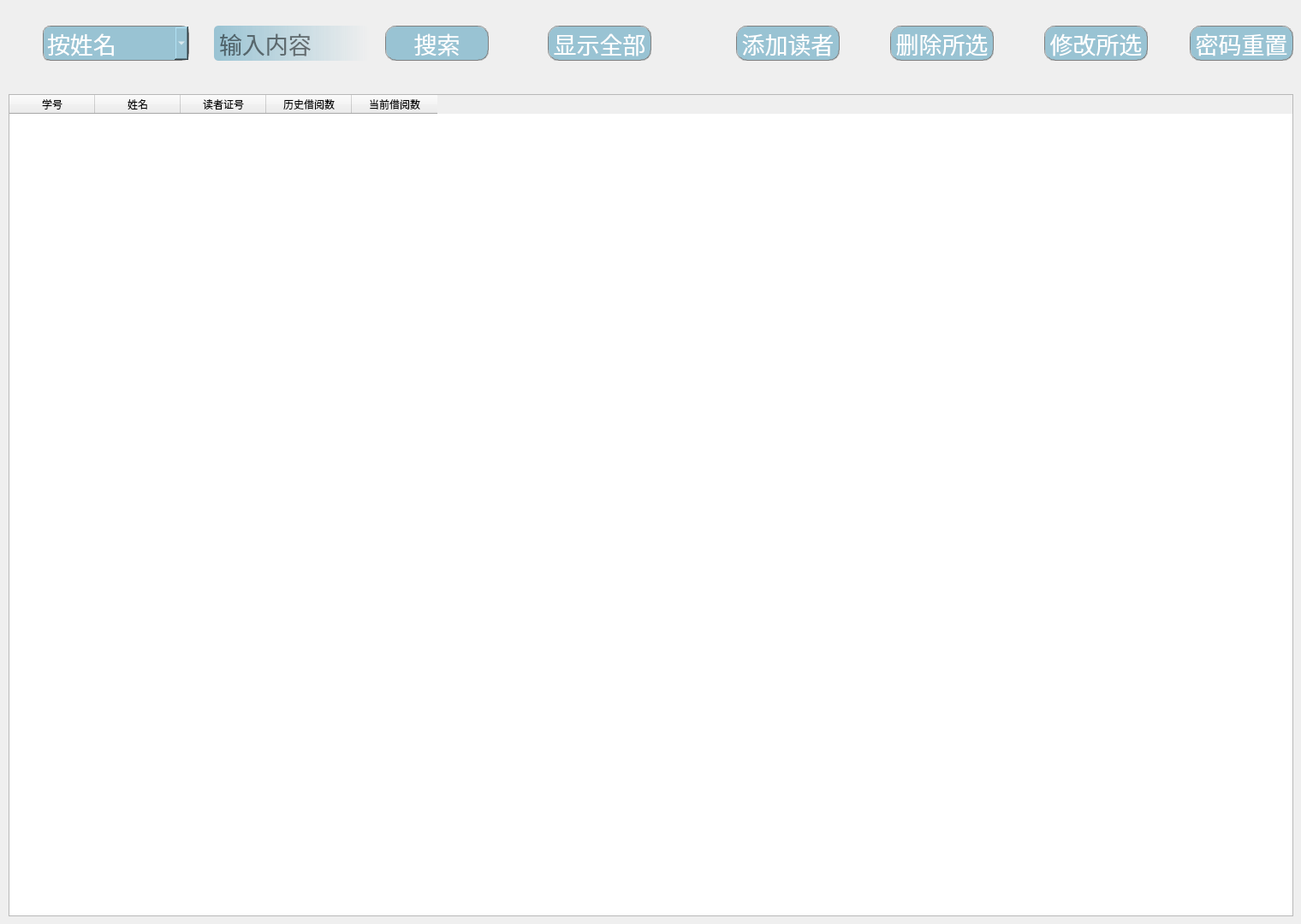
<?xml version="1.0" encoding="UTF-8"?>
<ui version="4.0">
 <class>ReaderM</class>
 <widget class="QWidget" name="ReaderM">
  <property name="geometry">
   <rect>
    <x>0</x>
    <y>0</y>
    <width>1520</width>
    <height>1080</height>
   </rect>
  </property>
  <property name="windowTitle">
   <string>Form</string>
  </property>
  <widget class="QPushButton" name="button_all">
   <property name="geometry">
    <rect>
     <x>640</x>
     <y>30</y>
     <width>121</width>
     <height>41</height>
    </rect>
   </property>
   <property name="font">
    <font>
     <family>微软雅黑 Light</family>
     <pointsize>20</pointsize>
     <weight>50</weight>
     <bold>false</bold>
    </font>
   </property>
   <property name="styleSheet">
    <string notr="true">QPushButton{
border:1px groove gray;
border-radius:12px;
padding:2px 4px;
color: rgb(255, 255, 255);
background-color: rgba(153,195,211,255);
}
 
QPushButton:hover{
border:1px groove gray;
border-radius:12px;
padding:2px 4px;
color:  rgba(153,195,211,160);
background-color: rgba(153,195,211,180);
}
QPushButto:pressed{
border:1px groove gray;
border-radius:12px;
padding:2px 4px;
color: rgb(255, 255, 255);
background-color: rgba(153,195,211,100);
padding-left:6px;
padding-top:6px;
}</string>
   </property>
   <property name="text">
    <string>显示全部</string>
   </property>
  </widget>
  <widget class="QPushButton" name="button_search">
   <property name="geometry">
    <rect>
     <x>450</x>
     <y>30</y>
     <width>121</width>
     <height>41</height>
    </rect>
   </property>
   <property name="font">
    <font>
     <family>微软雅黑 Light</family>
     <pointsize>20</pointsize>
     <weight>50</weight>
     <bold>false</bold>
    </font>
   </property>
   <property name="styleSheet">
    <string notr="true">QPushButton{
border:1px groove gray;
border-radius:12px;
padding:2px 4px;
color: rgb(255, 255, 255);
background-color: rgba(153,195,211,255);
}
 
QPushButton:hover{
border:1px groove gray;
border-radius:12px;
padding:2px 4px;
color:  rgba(153,195,211,160);
background-color: rgba(153,195,211,180);
}
QPushButto:pressed{
border:1px groove gray;
border-radius:12px;
padding:2px 4px;
color: rgb(255, 255, 255);
background-color: rgba(153,195,211,100);
padding-left:6px;
padding-top:6px;
}</string>
   </property>
   <property name="text">
    <string>搜索</string>
   </property>
  </widget>
  <widget class="QLineEdit" name="searchle">
   <property name="geometry">
    <rect>
     <x>250</x>
     <y>30</y>
     <width>181</width>
     <height>41</height>
    </rect>
   </property>
   <property name="font">
    <font>
     <family>微软雅黑 Light</family>
     <pointsize>20</pointsize>
    </font>
   </property>
   <property name="acceptDrops">
    <bool>false</bool>
   </property>
   <property name="styleSheet">
    <string notr="true">border-radius:5px;
padding:2px 4px;
background-color: qlineargradient(spread:pad, x1:0, y1:0, x2:1, y2:0, stop:0 rgba(153,195,211,255), stop:1 rgba(152,195,212, 0));</string>
   </property>
   <property name="maxLength">
    <number>16</number>
   </property>
   <property name="placeholderText">
    <string>输入内容</string>
   </property>
   <property name="clearButtonEnabled">
    <bool>true</bool>
   </property>
  </widget>
  <widget class="QComboBox" name="searchbox">
   <property name="geometry">
    <rect>
     <x>50</x>
     <y>30</y>
     <width>171</width>
     <height>41</height>
    </rect>
   </property>
   <property name="font">
    <font>
     <family>微软雅黑 Light</family>
     <pointsize>20</pointsize>
     <weight>50</weight>
     <bold>false</bold>
    </font>
   </property>
   <property name="acceptDrops">
    <bool>false</bool>
   </property>
   <property name="styleSheet">
    <string notr="true">border:1px groove gray;
border-radius:8px;
padding:2px 4px;
color: rgb(255, 255, 255);
background-color: rgba(153,195,211,255);</string>
   </property>
   <item>
    <property name="text">
     <string>按姓名</string>
    </property>
   </item>
   <item>
    <property name="text">
     <string>按读者证号</string>
    </property>
   </item>
   <item>
    <property name="text">
     <string>按学号</string>
    </property>
   </item>
  </widget>
  <widget class="QPushButton" name="button_add">
   <property name="geometry">
    <rect>
     <x>860</x>
     <y>30</y>
     <width>121</width>
     <height>41</height>
    </rect>
   </property>
   <property name="font">
    <font>
     <family>微软雅黑 Light</family>
     <pointsize>20</pointsize>
     <weight>50</weight>
     <bold>false</bold>
    </font>
   </property>
   <property name="styleSheet">
    <string notr="true">QPushButton{
border:1px groove gray;
border-radius:12px;
padding:2px 4px;
color: rgb(255, 255, 255);
background-color: rgba(153,195,211,255);
}
 
QPushButton:hover{
border:1px groove gray;
border-radius:12px;
padding:2px 4px;
color:  rgba(153,195,211,160);
background-color: rgba(153,195,211,180);
}
QPushButto:pressed{
border:1px groove gray;
border-radius:12px;
padding:2px 4px;
color: rgb(255, 255, 255);
background-color: rgba(153,195,211,100);
padding-left:6px;
padding-top:6px;
}</string>
   </property>
   <property name="text">
    <string>添加读者</string>
   </property>
  </widget>
  <widget class="QPushButton" name="button_delete">
   <property name="geometry">
    <rect>
     <x>1040</x>
     <y>30</y>
     <width>121</width>
     <height>41</height>
    </rect>
   </property>
   <property name="font">
    <font>
     <family>微软雅黑 Light</family>
     <pointsize>20</pointsize>
     <weight>50</weight>
     <bold>false</bold>
    </font>
   </property>
   <property name="styleSheet">
    <string notr="true">QPushButton{
border:1px groove gray;
border-radius:12px;
padding:2px 4px;
color: rgb(255, 255, 255);
background-color: rgba(153,195,211,255);
}
 
QPushButton:hover{
border:1px groove gray;
border-radius:12px;
padding:2px 4px;
color:  rgba(153,195,211,160);
background-color: rgba(153,195,211,180);
}
QPushButto:pressed{
border:1px groove gray;
border-radius:12px;
padding:2px 4px;
color: rgb(255, 255, 255);
background-color: rgba(153,195,211,100);
padding-left:6px;
padding-top:6px;
}</string>
   </property>
   <property name="text">
    <string>删除所选</string>
   </property>
  </widget>
  <widget class="QTableWidget" name="tableWidget">
   <property name="geometry">
    <rect>
     <x>10</x>
     <y>110</y>
     <width>1501</width>
     <height>961</height>
    </rect>
   </property>
   <property name="contextMenuPolicy">
    <enum>Qt::DefaultContextMenu</enum>
   </property>
   <column>
    <property name="text">
     <string>学号</string>
    </property>
   </column>
   <column>
    <property name="text">
     <string>姓名</string>
    </property>
   </column>
   <column>
    <property name="text">
     <string>读者证号</string>
    </property>
   </column>
   <column>
    <property name="text">
     <string>历史借阅数</string>
    </property>
   </column>
   <column>
    <property name="text">
     <string>当前借阅数</string>
    </property>
   </column>
  </widget>
  <widget class="QPushButton" name="button_modify">
   <property name="geometry">
    <rect>
     <x>1220</x>
     <y>30</y>
     <width>121</width>
     <height>41</height>
    </rect>
   </property>
   <property name="font">
    <font>
     <family>微软雅黑 Light</family>
     <pointsize>20</pointsize>
     <weight>50</weight>
     <bold>false</bold>
    </font>
   </property>
   <property name="styleSheet">
    <string notr="true">QPushButton{
border:1px groove gray;
border-radius:12px;
padding:2px 4px;
color: rgb(255, 255, 255);
background-color: rgba(153,195,211,255);
}
 
QPushButton:hover{
border:1px groove gray;
border-radius:12px;
padding:2px 4px;
color:  rgba(153,195,211,160);
background-color: rgba(153,195,211,180);
}
QPushButto:pressed{
border:1px groove gray;
border-radius:12px;
padding:2px 4px;
color: rgb(255, 255, 255);
background-color: rgba(153,195,211,100);
padding-left:6px;
padding-top:6px;
}</string>
   </property>
   <property name="text">
    <string>修改所选</string>
   </property>
  </widget>
  <widget class="QPushButton" name="button_setpas">
   <property name="geometry">
    <rect>
     <x>1390</x>
     <y>30</y>
     <width>121</width>
     <height>41</height>
    </rect>
   </property>
   <property name="font">
    <font>
     <family>微软雅黑 Light</family>
     <pointsize>20</pointsize>
     <weight>50</weight>
     <bold>false</bold>
    </font>
   </property>
   <property name="styleSheet">
    <string notr="true">QPushButton{
border:1px groove gray;
border-radius:12px;
padding:2px 4px;
color: rgb(255, 255, 255);
background-color: rgba(153,195,211,255);
}
 
QPushButton:hover{
border:1px groove gray;
border-radius:12px;
padding:2px 4px;
color:  rgba(153,195,211,160);
background-color: rgba(153,195,211,180);
}
QPushButto:pressed{
border:1px groove gray;
border-radius:12px;
padding:2px 4px;
color: rgb(255, 255, 255);
background-color: rgba(153,195,211,100);
padding-left:6px;
padding-top:6px;
}</string>
   </property>
   <property name="text">
    <string>密码重置</string>
   </property>
  </widget>
 </widget>
 <resources/>
 <connections/>
</ui>
